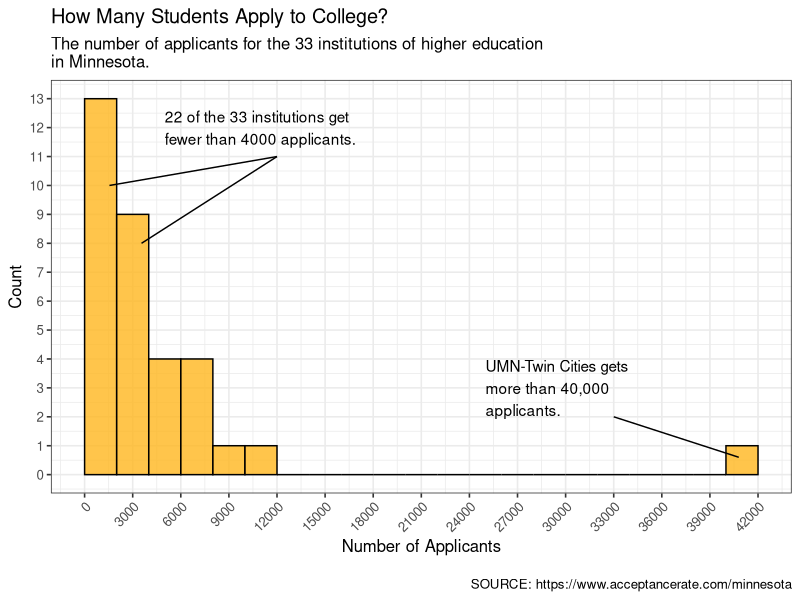
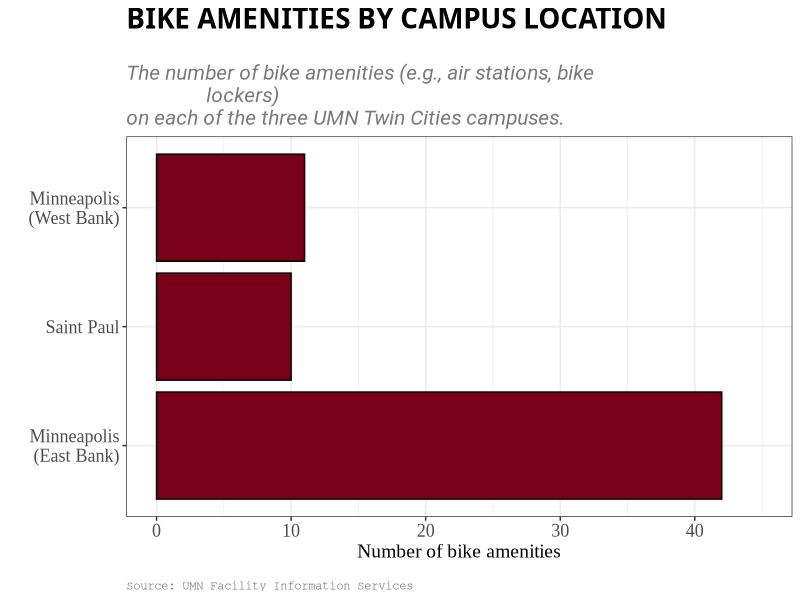

Write the R code that produced these figures, in order.
## ---- chunk 1
#| label: load-packages3
#| message: false

# Load libraries
library(tidyverse)

# Import data
mn <- read_csv("data/mn-colleges.csv")
## ---- chunk 2
#| label: fig-hist-applicants
#| fig-cap: "A histogram of the number of applicants for the 33 institutions of higher education in Minnesota."
#| fig-alt: "A histogram of the number of applicants for the 33 institutions of higher education in Minnesota."
#| out-width: "100%"

# Base layers
ggplot(data = mn, aes(x = applicants)) +
  geom_histogram(
    breaks = seq(from = 0, to = 42000, by = 2000), 
    color = "black", fill = "#FFB71E", 
    alpha = 0.8
  ) +
  # Labs layer
  labs(
    title = "How Many Students Apply to College? ",
    subtitle = "The number of applicants for the 33 institutions of higher education\nin Minnesota.",
    caption = "\nSOURCE: https://www.acceptancerate.com/minnesota"
  ) +
  # Annotation layers
  annotate(
    "text", 
    x = 5000, y = 12, 
    label = "22 of the 33 institutions get\nfewer than 4000 applicants.",
    hjust = 0
    ) +
  annotate(
    "segment", 
    x = 12000, y = 11, 
    xend = 3550, yend = 8
    ) +
  annotate(
    "segment", 
    x = 12000, y = 11, 
    xend = 1550, yend = 10
    ) +
  annotate(
    "text", 
    x = 25000, y = 3, 
    label = "UMN-Twin Cities gets\nmore than 40,000\napplicants.",
    hjust = 0
    ) +
  annotate(
    "segment", 
    x = 33000, y = 2, 
    xend = 40800, yend = 0.6
    ) +
  # Scale layers
  scale_x_continuous(
    name = "Number of Applicants", 
    breaks = seq(from = 0, to = 42000, by = 3000)
    ) +
  scale_y_continuous(
    name = "Count", 
    breaks = seq(0, 15, by = 1)
    ) +
  # Theme layers
  theme_bw(base_size = 12) +
  theme(
    axis.text.x = element_text(angle = 45, vjust = 1, hjust = 1)
    )
## ---- chunk 3
#| label: load-packages4
#| message: false

# Load libraries
library(tidyverse)

# Import data
bike_amenities <- read_csv("data/umn-bike-amenities.csv")
## ---- chunk 4
#| label: fig-blast
#| fig-cap: "Syntax for a horizontal bar chart of the bike amenities at UMN. The syntax is organized using BLAST."
#| fig-alt: "Syntax for a horizontal bar chart of the bike amenities at UMN. The syntax is organized using BLAST."
#| out-width: "100%"

# Base layers
ggplot(data = bike_amenities, aes(y = campus)) +
  geom_bar(color = "black", fill = "#7a0019") +
  # Labs layer
  labs(
    title = "BIKE AMENITIES BY CAMPUS LOCATION",
    subtitle = "\nThe number of bike amenities (e.g., air stations, bike
                lockers)\non each of the three UMN Twin Cities campuses.",
    caption = "\nSource: UMN Facility Information Services"
  ) +
  # Scale layers
  scale_x_continuous(
    name = "Number of bike amenities",
    limits = c(0, 45),
    breaks = c(0, 10, 20, 30, 40),
    minor_breaks = c(5, 15, 25, 35, 45)
  ) +
  scale_y_discrete(
    name = "",
    labels = c("Minneapolis\n(East Bank)", "Saint Paul", 
               "Minneapolis\n(West Bank)")
  ) +
  # Theme layers
  theme_bw()  +
  theme(
    plot.title = element_text(size = 20, face = "bold", family = "TaylorSwiftHandwriting"),
    plot.subtitle = element_text(size = 15, face = "italic", color = "#797979", 
                                 family = "Roboto"),
    plot.caption = element_text(color = "#797979", hjust = 0, family = "mono"),
    axis.title.x = element_text(size = 14, family = "Times New Roman"),
    axis.title.y = element_text(size = 14, family = "Times New Roman"),
    axis.text.x = element_text(size = 13, family = "Times New Roman"),
    axis.text.y = element_text(size = 13, family = "Times New Roman"),
  )
